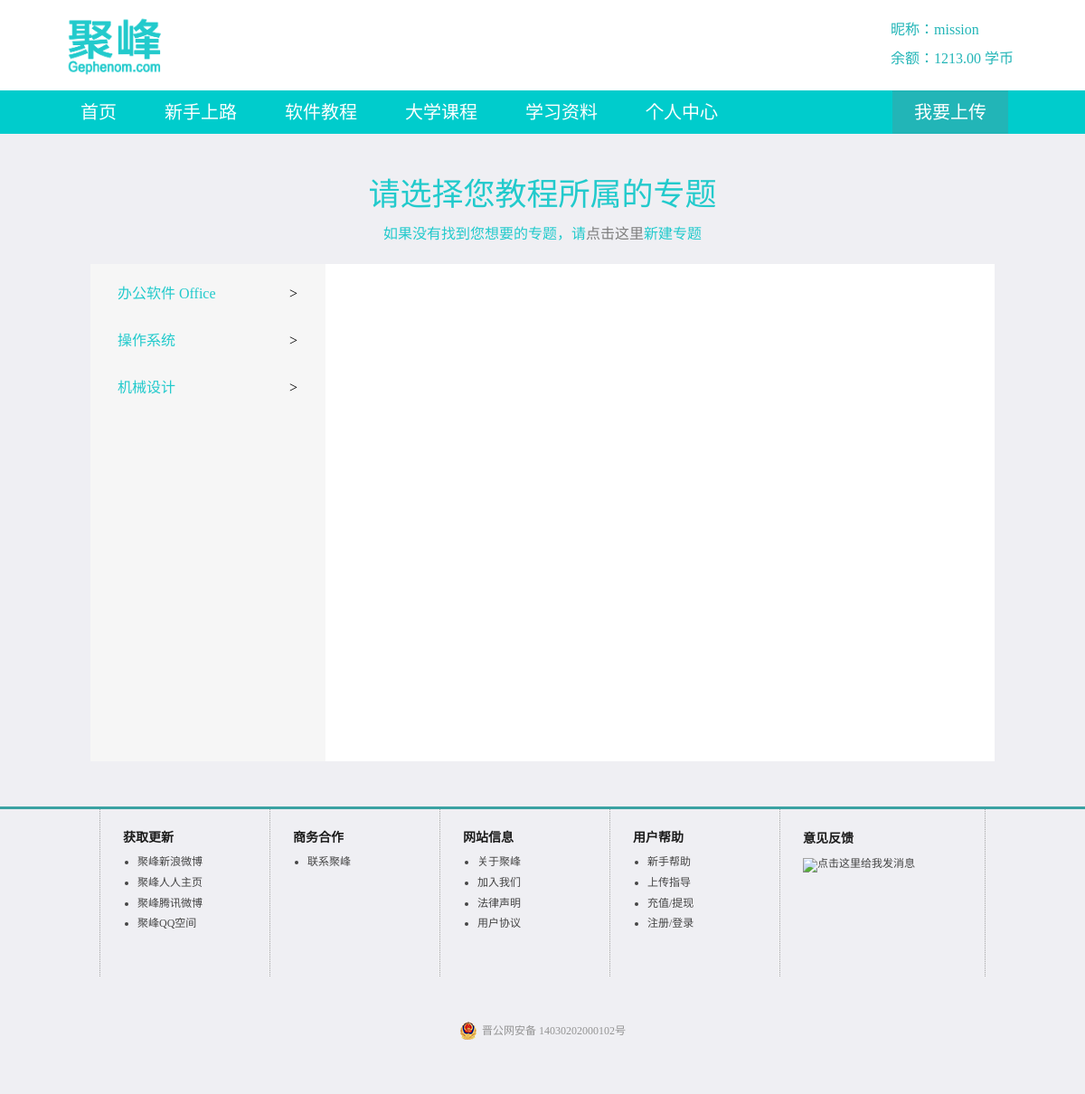
Screenshot of /tutorial/upload/upload_one.php?free=1 (signed in) with the database file from the repository.
### tables this page shows
CREATE TABLE IF NOT EXISTS `tutorial_category0` (
  `id` int(10) unsigned NOT NULL AUTO_INCREMENT,
  `class0` varchar(15) NOT NULL,
  PRIMARY KEY (`id`)
);

### tutorial/upload/upload_one.php (the view, shortened to what this page needs)
<?php
require_once("../../repeat_code/head.php");
?>
<link href="upload_one.css" rel="stylesheet" type="text/css">
</head>
<?php
	require_once("../../repeat_code/nav.php");
	if(isset($_GET['free'])){$free = mysqli_real_escape_string($dbc,trim($_GET['free']));}else{exit;}
?>
<?php
$query="SELECT a.class0,b.* ".
"FROM tutorial_category0 AS a ".
"INNER JOIN tutorial_category1 AS b ON(a.id=b.class0_id) ORDER BY class0_id ASC";
$result=mysqli_query($dbc,$query) or die('出错');
$arr= array();
while($row=mysqli_fetch_array($result)){$arr[] =$row;}
$row0=$arr;
$i=0;
?>
<body>
<div id="frame">
	<div class="tell">
		<p class="tell1">请选择您教程所属的专题<br />
		</p>
		<p class="tell2">如果没有找到您想要的专题，请<a href="upload_two.php?new=1&free=<?php echo $free?>">点击这里</a>新建专题</p>
	</div>
	<div id="page">
		<div id="_21">
			<div class="_2100"></div>
			<?php
foreach($row0 as $row){
	if(!($class0==$row['class0'])){$i++;$class0=$row['class0'];?>
			<div class="_210" id="_<?php echo $i?>">
				<div class="jiantou">&gt;</div>
				<p class="word"><?php echo $row['class0']?></p>
				<br />
			</div>
			<?php }}
?>
		</div>
	</div>
</div>
<?php
require_once("../../repeat_code/footer.php");
?>
</body>
</html>

### tutorial/upload/upload_one.css (style rules this page uses)
#frame { height:auto; padding-bottom:50px; background-color:#efeff3; padding-top:20px; }
#page { height:auto; background-color:#FFF; margin-left:auto; margin-right:auto; width:1000px; overflow:auto; }
#_21 { float:left; height:550px; width:260px; background-color:#F6F6F6; }
._2100 { width:260px; background-color:#F6F6F6; height:15px; }
._210 { padding-top:10px; padding-bottom:10px; width:260px; background-color:#F6F6F6; }
.word { margin-left:30px; }
.jiantou { margin-right:20px; width:20px; height:20px; float:right; }
a:link { color:#7D7D7D; }
.word { color:#22cacc; }
.tell { background-color:#efeff3; color:#22cacc; text-align:center; }
.tell1 { padding-top:30px; font-size:35px; }
.tell2 { padding-top:18px; padding-bottom:25px; }

### rows the page displays
tutorial_category0: class0 "办公软件 Office"
tutorial_category0: class0 "操作系统"
tutorial_category0: class0 "机械设计"

### other values shown
$_SESSION['session_nickname'] "mission"
$_SESSION['session_money'] "1213.00"
